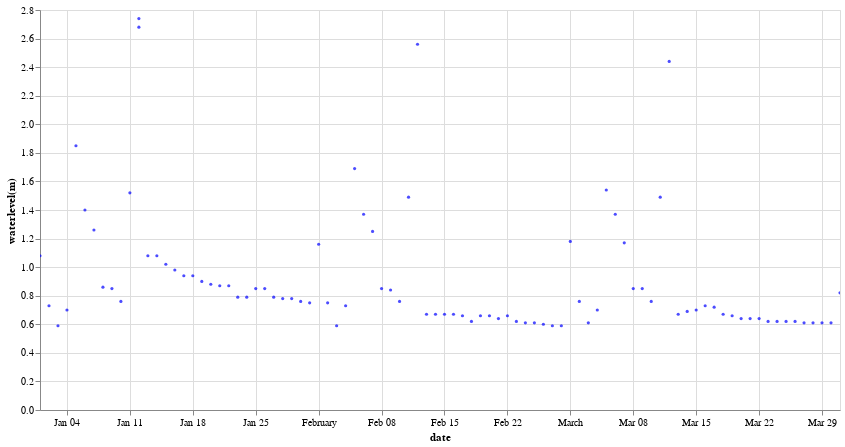

Notebook cell for this chart:
### Code cell
scatter_tana = Graph_tana(df_garissa_all)

start_date = '1953-01-01'
end_date = '1953-3-31'
warning_level = 3.5
y_axis_name = 'waterlevel(m)'

scatter_tana.scatterplot_waterlevel(start_date, end_date, warning_level, y_axis_name)

### Figure 1 — Vega specification as saved in the notebook (floating-point values rounded to 4 significant figures)
{"$schema": "https://vega.github.io/schema/vega/v5.json", "data": [{"name": "param_1_store"}, {"name": "param_2_store"}, {"name": "source_0", "values": [{"date": "1953-01-01T00:00:00.000", "waterlevel(m)": 1.08}, {"date": "1953-02-01T00:00:00.000", "waterlevel(m)": 1.16}, {"date": "1953-03-01T00:00:00.000", "waterlevel(m)": 1.18}, {"date": "1953-01-13T00:00:00.000", "waterlevel(m)": 1.08}, {"date": "1953-01-14T00:00:00.000", "waterlevel(m)": 1.08}, {"date": "1953-01-15T00:00:00.000", "waterlevel(m)": 1.02}, {"date": "1953-01-16T00:00:00.000", "waterlevel(m)": 0.98}, {"date": "1953-01-17T00:00:00.000", "waterlevel(m)": 0.94}, {"date": "1953-01-18T00:00:00.000", "waterlevel(m)": 0.94}, {"date": "1953-01-19T00:00:00.000", "waterlevel(m)": 0.9}, {"date": "1953-01-20T00:00:00.000", "waterlevel(m)": 0.88}, {"date": "1953-01-21T00:00:00.000", "waterlevel(m)": 0.87}, {"date": "1953-01-22T00:00:00.000", "waterlevel(m)": 0.87}, {"date": "1953-01-23T00:00:00.000", "waterlevel(m)": 0.79}, {"date": "1953-01-24T00:00:00.000", "waterlevel(m)": 0.79}, {"date": "1953-01-25T00:00:00.000", "waterlevel(m)": 0.85}, {"date": "1953-01-26T00:00:00.000", "waterlevel(m)": 0.85}, {"date": "1953-01-27T00:00:00.000", "waterlevel(m)": 0.79}, {"date": "1953-01-28T00:00:00.000", "waterlevel(m)": 0.78}, {"date": "1953-01-29T00:00:00.000", "waterlevel(m)": 0.78}, {"date": "1953-01-30T00:00:00.000", "waterlevel(m)": 0.76}, {"date": "1953-01-31T00:00:00.000", "waterlevel(m)": 0.75}, {"date": "1953-01-02T00:00:00.000", "waterlevel(m)": 0.73}, {"date": "1953-02-02T00:00:00.000", "waterlevel(m)": 0.75}, {"date": "1953-03-02T00:00:00.000", "waterlevel(m)": 0.76}, {"date": "1953-02-13T00:00:00.000", "waterlevel(m)": 0.67}, {"date": "1953-02-14T00:00:00.000", "waterlevel(m)": 0.67}, {"date": "1953-02-15T00:00:00.000", "waterlevel(m)": 0.67}, {"date": "1953-02-16T00:00:00.000", "waterlevel(m)": 0.67}, {"date": "1953-02-17T00:00:00.000", "waterlevel(m)": 0.66}, {"date": "1953-02-18T00:00:00.000", "waterlevel(m)": 0.62}, {"date": "1953-02-19T00:00:00.000", "waterlevel(m)": 0.66}, {"date": "1953-02-20T00:00:00.000", "waterlevel(m)": 0.66}, {"date": "1953-02-21T00:00:00.000", "waterlevel(m)": 0.64}, {"date": "1953-02-22T00:00:00.000", "waterlevel(m)": 0.66}, {"date": "1953-02-23T00:00:00.000", "waterlevel(m)": 0.62}, {"date": "1953-02-24T00:00:00.000", "waterlevel(m)": 0.61}, {"date": "1953-02-25T00:00:00.000", "waterlevel(m)": 0.61}, {"date": "1953-02-26T00:00:00.000", "waterlevel(m)": 0.6}, {"date": "1953-02-27T00:00:00.000", "waterlevel(m)": 0.59}, {"date": "1953-02-28T00:00:00.000", "waterlevel(m)": 0.59}, {"date": "1953-01-03T00:00:00.000", "waterlevel(m)": 0.59}, {"date": "1953-02-03T00:00:00.000", "waterlevel(m)": 0.59}, {"date": "1953-03-03T00:00:00.000", "waterlevel(m)": 0.61}, {"date": "1953-03-13T00:00:00.000", "waterlevel(m)": 0.67}, {"date": "1953-03-14T00:00:00.000", "waterlevel(m)": 0.69}, {"date": "1953-03-15T00:00:00.000", "waterlevel(m)": 0.7}, {"date": "1953-03-16T00:00:00.000", "waterlevel(m)": 0.73}, {"date": "1953-03-17T00:00:00.000", "waterlevel(m)": 0.72}, {"date": "1953-03-18T00:00:00.000", "waterlevel(m)": 0.67}, {"date": "1953-03-19T00:00:00.000", "waterlevel(m)": 0.66}, {"date": "1953-03-20T00:00:00.000", "waterlevel(m)": 0.64}, {"date": "1953-03-21T00:00:00.000", "waterlevel(m)": 0.64}, {"date": "1953-03-22T00:00:00.000", "waterlevel(m)": 0.64}, {"date": "1953-03-23T00:00:00.000", "waterlevel(m)": 0.62}, {"date": "1953-03-24T00:00:00.000", "waterlevel(m)": 0.62}, {"date": "1953-03-25T00:00:00.000", "waterlevel(m)": 0.62}, {"date": "1953-03-26T00:00:00.000", "waterlevel(m)": 0.62}, {"date": "1953-03-27T00:00:00.000", "waterlevel(m)": 0.61}, {"date": "1953-03-28T00:00:00.000", "waterlevel(m)": 0.61}, {"date": "1953-03-29T00:00:00.000", "waterlevel(m)": 0.61}, {"date": "1953-03-30T00:00:00.000", "waterlevel(m)": 0.61}, {"date": "1953-03-31T00:00:00.000", "waterlevel(m)": 0.82}, {"date": "1953-01-04T00:00:00.000", "waterlevel(m)": 0.7}, {"date": "1953-02-04T00:00:00.000", "waterlevel(m)": 0.73}, {"date": "1953-03-04T00:00:00.000", "waterlevel(m)": 0.7}, {"date": "1953-01-05T00:00:00.000", "waterlevel(m)": 1.85}, {"date": "1953-02-05T00:00:00.000", "waterlevel(m)": 1.69}, {"date": "1953-03-05T00:00:00.000", "waterlevel(m)": 1.54}, {"date": "1953-01-06T00:00:00.000", "waterlevel(m)": 1.4}, {"date": "1953-02-06T00:00:00.000", "waterlevel(m)": 1.37}, {"date": "1953-03-06T00:00:00.000", "waterlevel(m)": 1.37}, {"date": "1953-01-07T00:00:00.000", "waterlevel(m)": 1.26}, {"date": "1953-02-07T00:00:00.000", "waterlevel(m)": 1.25}, {"date": "1953-03-07T00:00:00.000", "waterlevel(m)": 1.17}, {"date": "1953-01-08T00:00:00.000", "waterlevel(m)": 0.86}, {"date": "1953-02-08T00:00:00.000", "waterlevel(m)": 0.85}, {"date": "1953-03-08T00:00:00.000", "waterlevel(m)": 0.85}, {"date": "1953-01-09T00:00:00.000", "waterlevel(m)": 0.85}, {"date": "1953-02-09T00:00:00.000", "waterlevel(m)": 0.84}, {"date": "1953-03-09T00:00:00.000", "waterlevel(m)": 0.85}, {"date": "1953-01-10T00:00:00.000", "waterlevel(m)": 0.76}, {"date": "1953-02-10T00:00:00.000", "waterlevel(m)": 0.76}, {"date": "1953-03-10T00:00:00.000", "waterlevel(m)": 0.76}, {"date": "1953-01-11T00:00:00.000", "waterlevel(m)": 1.52}, {"date": "1953-02-11T00:00:00.000", "waterlevel(m)": 1.49}, {"date": "1953-03-11T00:00:00.000", "waterlevel(m)": 1.49}, {"date": "1953-01-12T00:00:00.000", "waterlevel(m)": 2.68}, {"date": "1953-01-12T00:00:00.000", "waterlevel(m)": 2.74}, {"date": "1953-02-12T00:00:00.000", "waterlevel(m)": 2.56}, {"date": "1953-03-12T00:00:00.000", "waterlevel(m)": 2.44}], "transform": [{"type": "formula", "expr": "toDate(datum['date'])", "as": "date"}]}, {"name": "source_0_y_domain_waterlevel(m)", "values": [{"min": 0.59, "max": 2.74}]}], "signals": [{"name": "unit", "value": {}, "on": [{"events": "pointermove", "update": "isTuple(group()) ? group() : unit"}]}, {"name": "param_1", "update": "vlSelectionResolve(\"param_1_store\", \"union\")"}, {"name": "param_2", "update": "vlSelectionResolve(\"param_2_store\", \"union\")"}, {"name": "param_1_x", "value": [], "on": [{"events": {"source": "scope", "filter": ["!event.item || event.item.mark.name !== \"param_1_brush\""], "type": "pointerdown"}, "update": "[x(unit), x(unit)]"}, {"events": {"source": "window", "between": [{"source": "scope", "filter": ["!event.item || event.item.mark.name !== \"param_1_brush\""], "type": "pointerdown"}, {"source": "window", "type": "pointerup"}], "consume": true, "type": "pointermove"}, "update": "[param_1_x[0], clamp(x(unit), 0, width)]"}, {"events": {"signal": "param_1_scale_trigger"}, "update": "[scale(\"x\", param_1_date[0]), scale(\"x\", param_1_date[1])]"}, {"events": [{"source": "view", "type": "dblclick"}], "update": "[0, 0]"}, {"events": {"signal": "param_1_translate_delta"}, "update": "clampRange(panLinear(param_1_translate_anchor.extent_x, param_1_translate_delta.x / span(param_1_translate_anchor.extent_x)), 0, width)"}, {"events": {"signal": "param_1_zoom_delta"}, "update": "clampRange(zoomLinear(param_1_x, param_1_zoom_anchor.x, param_1_zoom_delta), 0, width)"}]}, {"name": "param_1_date", "on": [{"events": {"signal": "param_1_x"}, "update": "param_1_x[0] === param_1_x[1] ? null : invert(\"x\", param_1_x)"}]}, {"name": "param_1_scale_trigger", "value": {}, "on": [{"events": [{"scale": "x"}], "update": "(!isArray(param_1_date) || (+invert(\"x\", param_1_x)[0] === +param_1_date[0] && +invert(\"x\", param_1_x)[1] === +param_1_date[1])) ? param_1_scale_trigger : {}"}]}, {"name": "param_1_tuple", "on": [{"events": [{"signal": "param_1_date"}], "update": "param_1_date ? {unit: \"\", fields: param_1_tuple_fields, values: [param_1_date]} : null"}]}, {"name": "param_1_tuple_fields", "value": [{"field": "date", "channel": "x", "type": "R"}]}, {"name": "param_1_translate_anchor", "value": {}, "on": [{"events": [{"source": "scope", "markname": "param_1_brush", "type": "pointerdown"}], "update": "{x: x(unit), y: y(unit), extent_x: slice(param_1_x)}"}]}, {"name": "param_1_translate_delta", "value": {}, "on": [{"events": [{"source": "window", "between": [{"source": "scope", "markname": "param_1_brush", "type": "pointerdown"}, {"source": "window", "type": "pointerup"}], "type": "pointermove", "consume": true}], "update": "{x: param_1_translate_anchor.x - x(unit), y: param_1_translate_anchor.y - y(unit)}"}]}, {"name": "param_1_zoom_anchor", "on": [{"events": [{"source": "scope", "markname": "param_1_brush", "type": "wheel", "consume": true}], "update": "{x: x(unit), y: y(unit)}"}]}, {"name": "param_1_zoom_delta", "on": [{"events": [{"source": "scope", "markname": "param_1_brush", "type": "wheel", "consume": true}], "update": "pow(1.001, event.deltaY * pow(16, event.deltaMode))", "force": true}]}, {"name": "param_1_modify", "on": [{"events": {"signal": "param_1_tuple"}, "update": "modify(\"param_1_store\", param_1_tuple, true)"}]}, {"name": "param_2_date", "on": [{"events": [{"source": "view", "type": "dblclick"}], "update": "null"}, {"events": {"signal": "param_2_translate_delta"}, "update": "panLinear(param_2_translate_anchor.extent_x, -param_2_translate_delta.x / width)"}, {"events": {"signal": "param_2_zoom_delta"}, "update": "zoomLinear(domain(\"x\"), param_2_zoom_anchor.x, param_2_zoom_delta)"}]}, {"name": "param_2_waterlevel_m_", "on": [{"events": [{"source": "view", "type": "dblclick"}], "update": "null"}, {"events": {"signal": "param_2_translate_delta"}, "update": "panLinear(param_2_translate_anchor.extent_y, param_2_translate_delta.y / height)"}, {"events": {"signal": "param_2_zoom_delta"}, "update": "zoomLinear(domain(\"y\"), param_2_zoom_anchor.y, param_2_zoom_delta)"}]}, {"name": "param_2_tuple", "on": [{"events": [{"signal": "param_2_date || param_2_waterlevel_m_"}], "update": "param_2_date && param_2_waterlevel_m_ ? {unit: \"\", fields: param_2_tuple_fields, values: [param_2_date,param_2_waterlevel_m_]} : null"}]}, {"name": "param_2_tuple_fields", "value": [{"field": "date", "channel": "x", "type": "R"}, {"field": "waterlevel(m)", "channel": "y", "type": "R"}]}, {"name": "param_2_translate_anchor", "value": {}, "on": [{"events": [{"source": "scope", "type": "pointerdown"}], "update": "{x: x(unit), y: y(unit), extent_x: domain(\"x\"), extent_y: domain(\"y\")}"}]}, {"name": "param_2_translate_delta", "value": {}, "on": [{"events": [{"source": "window", "between": [{"source": "scope", "type": "pointerdown"}, {"source": "window", "type": "pointerup"}], "type": "pointermove", "consume": true}], "update": "{x: param_2_translate_anchor.x - x(unit), y: param_2_translate_anchor.y - y(unit)}"}]}, {"name": "param_2_zoom_anchor", "on": [{"events": [{"source": "scope", "type": "wheel", "consume": true}], "update": "{x: invert(\"x\", x(unit)), y: invert(\"y\", y(unit))}"}]}, {"name": "param_2_zoom_delta", "on": [{"events": [{"source": "scope", "type": "wheel", "consume": true}], "update": "pow(1.001, event.deltaY * pow(16, event.deltaMode))", "force": true}]}, {"name": "param_2_modify", "on": [{"events": {"signal": "param_2_tuple"}, "update": "modify(\"param_2_store\", param_2_tuple, true)"}]}], "marks": [{"type": "rect", "name": "param_1_brush_bg", "encode": {"enter": {"fill": {"value": "#333"}, "fillOpacity": {"value": 0.125}}, "update": {"x": [{"signal": "param_1_x[0]", "test": "data(\"param_1_store\").length && data(\"param_1_store\")[0].unit === \"\""}, {"value": 0}], "y": [{"value": 0, "test": "data(\"param_1_store\").length && data(\"param_1_store\")[0].unit === \"\""}, {"value": 0}], "x2": [{"signal": "param_1_x[1]", "test": "data(\"param_1_store\").length && data(\"param_1_store\")[0].unit === \"\""}, {"value": 0}], "y2": [{"field": {"signal": null, "datum": null, "group": "height", "parent": null}, "test": "data(\"param_1_store\").length && data(\"param_1_store\")[0].unit === \"\""}, {"value": 0}]}}, "clip": true}, {"type": "symbol", "name": "marks", "from": {"data": "source_0"}, "encode": {"update": {"opacity": {"value": 0.7}, "size": {"value": 10}, "description": {"signal": "\"date: \" + (timeFormat(datum[\"date\"], '%b %d, %Y')) + \"; waterlevel(m): \" + (format(datum[\"waterlevel(m)\"], \"\"))"}, "fill": [{"value": "red", "test": "(datum['waterlevel(m)'] > 3.5)"}, {"value": "blue"}], "tooltip": {"signal": "{\"date\": timeFormat(datum[\"date\"], '%b %d, %Y'), \"waterlevel(m)\": format(datum[\"waterlevel(m)\"], \"\")}"}, "ariaRoleDescription": {"value": "circle"}, "x": {"field": "date", "scale": "x"}, "shape": {"value": "circle"}, "y": {"field": "waterlevel(m)", "scale": "y"}}}, "style": ["circle"], "interactive": true, "clip": true}, {"type": "rect", "name": "param_1_brush", "encode": {"enter": {"fill": {"value": "transparent"}}, "update": {"x": [{"signal": "param_1_x[0]", "test": "data(\"param_1_store\").length && data(\"param_1_store\")[0].unit === \"\""}, {"value": 0}], "stroke": [{"value": "white", "test": "param_1_x[0] !== param_1_x[1]"}, {}], "y": [{"value": 0, "test": "data(\"param_1_store\").length && data(\"param_1_store\")[0].unit === \"\""}, {"value": 0}], "x2": [{"signal": "param_1_x[1]", "test": "data(\"param_1_store\").length && data(\"param_1_store\")[0].unit === \"\""}, {"value": 0}], "y2": [{"field": {"signal": null, "datum": null, "group": "height", "parent": null}, "test": "data(\"param_1_store\").length && data(\"param_1_store\")[0].unit === \"\""}, {"value": 0}]}}, "clip": true}], "scales": [{"name": "x", "type": "time", "domain": {"data": "source_0", "field": "date"}, "range": [0, {"signal": "width"}], "domainRaw": {"signal": "param_2[\"date\"]"}}, {"name": "y", "type": "linear", "domain": [{"signal": "(data(\"source_0_y_domain_waterlevel(m)\")[0] || {}).min"}, {"signal": "(data(\"source_0_y_domain_waterlevel(m)\")[0] || {}).max"}], "range": [{"signal": "height"}, 0], "zero": true, "nice": true, "domainRaw": {"signal": "param_2[\"waterlevel(m)\"]"}}], "axes": [{"scale": "x", "maxExtent": 0, "gridScale": "y", "aria": false, "domain": false, "orient": "bottom", "ticks": false, "tickCount": {"signal": "ceil(width/40)"}, "labels": false, "zindex": 0, "minExtent": 0, "grid": true}, {"scale": "y", "labels": false, "zindex": 0, "orient": "left", "domain": false, "gridScale": "x", "maxExtent": 0, "aria": false, "grid": true, "tickCount": {"signal": "ceil(height/40)"}, "ticks": false, "minExtent": 0}, {"scale": "x", "orient": "bottom", "labelFlush": true, "tickCount": {"signal": "ceil(width/40)"}, "zindex": 0, "labelOverlap": true, "grid": false, "title": "date"}, {"scale": "y", "zindex": 0, "labelOverlap": true, "title": "waterlevel(m)", "orient": "left", "grid": false, "tickCount": {"signal": "ceil(height/40)"}}], "background": "white", "height": 400, "width": 800, "padding": 5, "style": "cell"}
